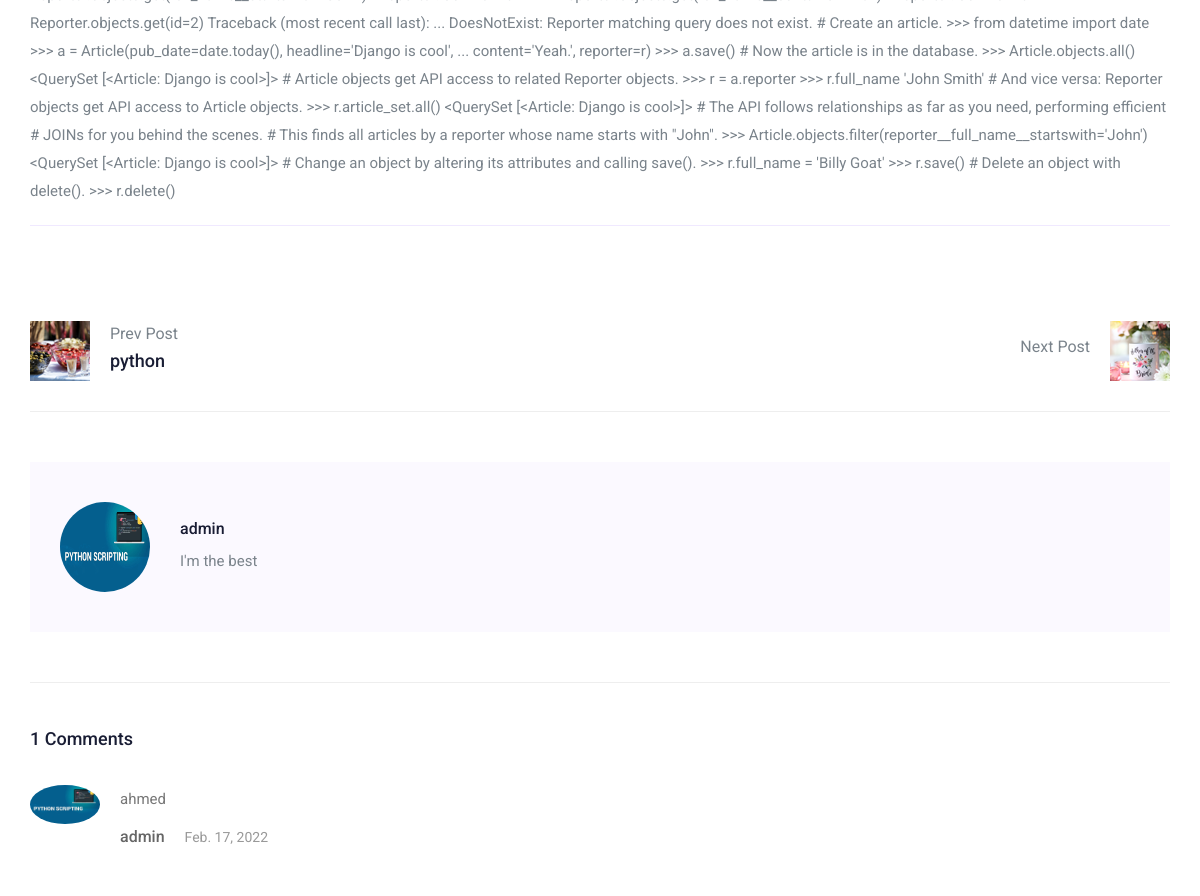
Page /blog/django (middle part) on the earlier database version.
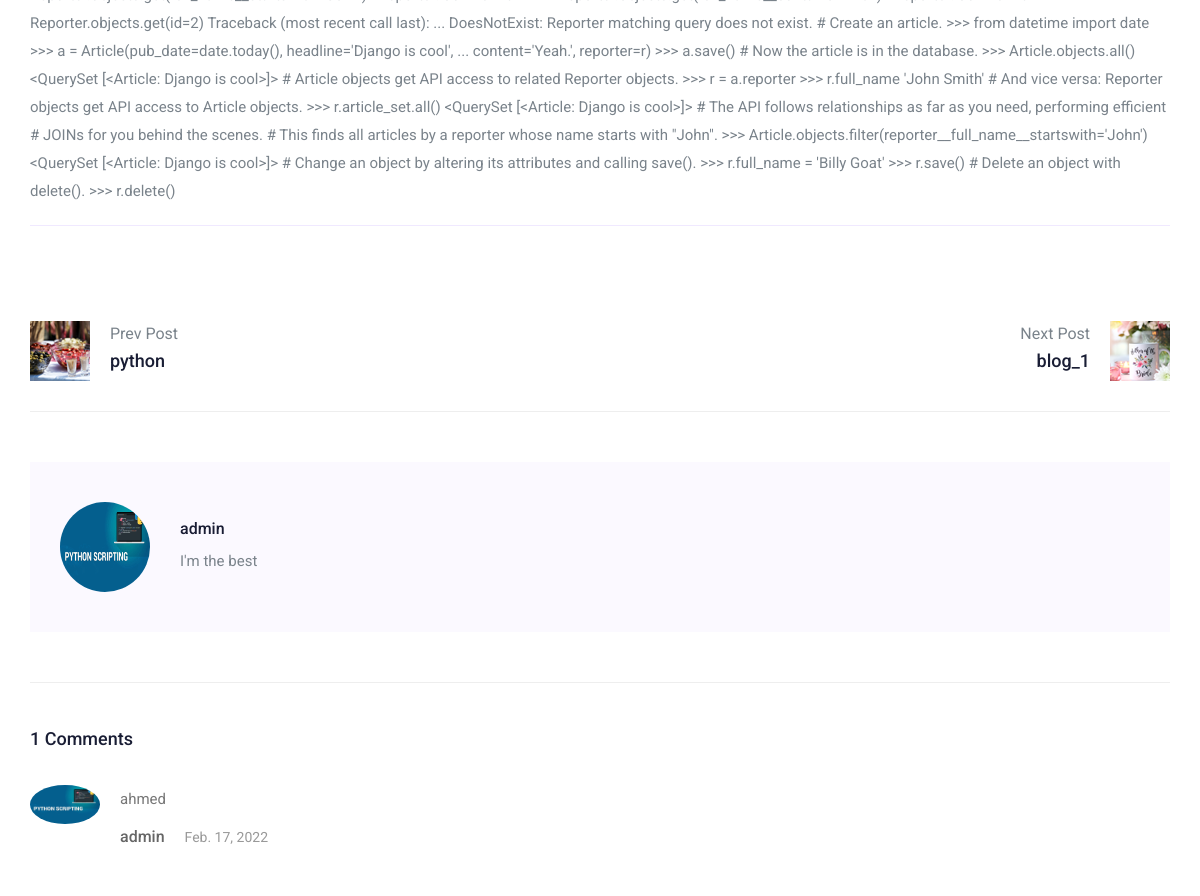
Same page on the later database version.
### blog/models.py (models this page shows, shortened)
class Blog(models.Model):
    author = models.ForeignKey(profile, related_name="user_blog", on_delete=models.CASCADE)
    title = models.CharField(max_length=300)
    about = models.CharField(max_length=500)
    article = models.TextField()
    category = models.ForeignKey("Category",related_name="blog_category",on_delete=models.CASCADE)
    image = models.ImageField(upload_to='blog/')
    keyword = models.ManyToManyField("Keyword",related_name="keyword_blog")
    pub_at = models.DateField(auto_now_add=True)
    mod_at = models.DateField(auto_now=True)
    slug = models.SlugField(unique=True,blank=True,null=True)

### blog/views.py (the view)
# urls.py: path('<slug:slug>',views.blog_detail,name='blog_detail'),
def blog_detail(request,slug):
    blog = Blog.objects.get(slug=slug)
    id_this_blog = blog.id
    comments = Comment.objects.filter(post=blog)
    if request.method == "POST":
        comment_form = CommentForm(request.POST)
        if comment_form.is_valid():
            myform = comment_form.save(False)
            myform.owner = profile.objects.get(user=request.user)
            myform.post = blog
            myform.save()
            return redirect(f"/blog/{blog.slug}")
    else:
        comment_form = CommentForm()
    context = {"blog":blog,"comments":comments,"comment_form":comment_form}
    if id_this_blog != 1:
        prev_blog = Blog.objects.get(id=(id_this_blog-1))
        context["prev_blog"] = prev_blog
    if id_this_blog != Blog.objects.last().id:
        next_blog = Blog.objects.get(id=(id_this_blog+1))
        context["next_blog"] = next_blog
    return render(request,'blog/blog_detail.html',context)

### accounts/models.py (called while the page is built)
    def __str__(self) -> str:
        return str(self.user)

### blog/models.py (called while the page is built)
    def __str__(self):
        return self.name

    def __str__(self):
        return self.comment

### templates/blog/blog_detail.html (shortened to what the changed rows need)
{% extends 'base/base.html' %}
{% load bootstrap4 %}
{% block body %}
   <section class="blog_area single-post-area section-padding">
      <div class="container">
         <div class="row">
            <div class="col-lg-center posts-list">
               <div class="navigation-top">
                  <div class="navigation-area">
                     <div class="row">
                        <div
                           class="col-lg-6 col-md-6 col-12 nav-right flex-row d-flex justify-content-end align-items-center">
                           <div class="detials">
                              <a href="/blog/{{next_blog.slug}}">
                                 <h4>{{next_blog.title}}</h4>
                              </a>
                           </div>
                        </div>
                     </div>
                  </div>
               </div>
            </div>
{% endblock body %}

Differences in the rows shown:
added Blog: title "blog_1"
